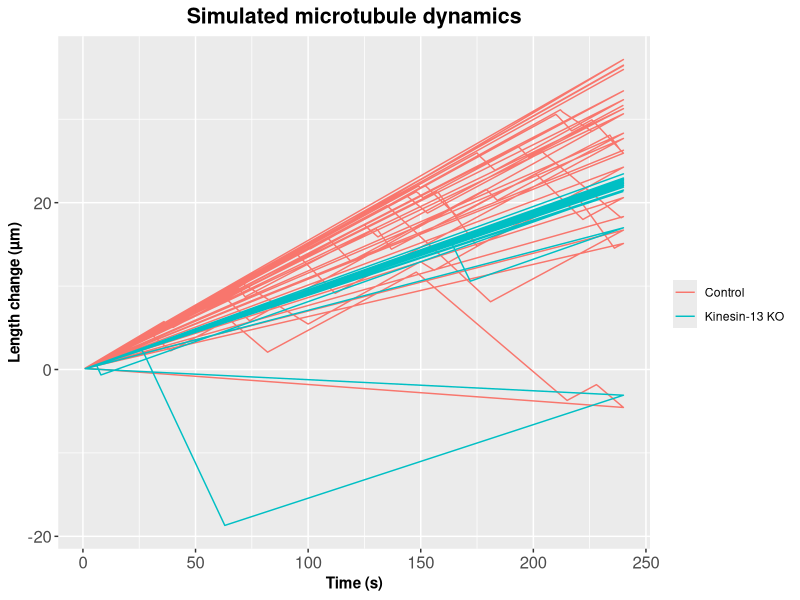
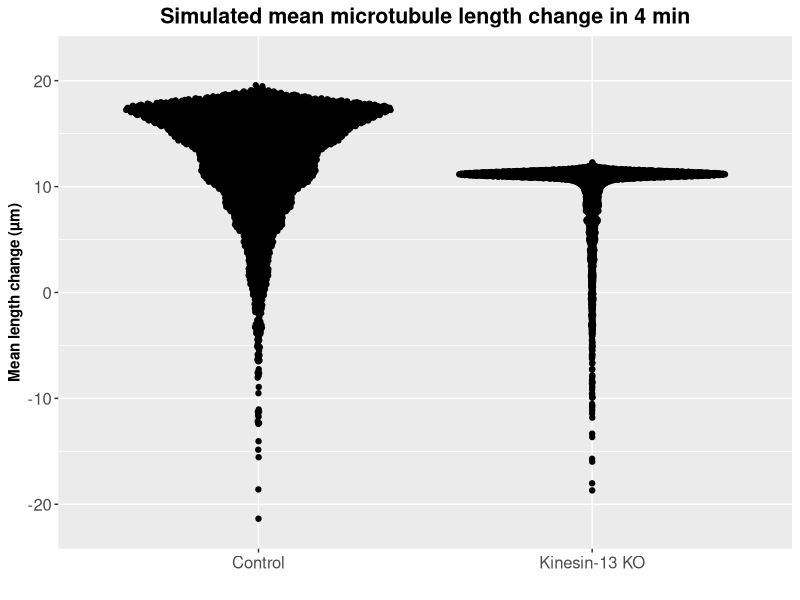
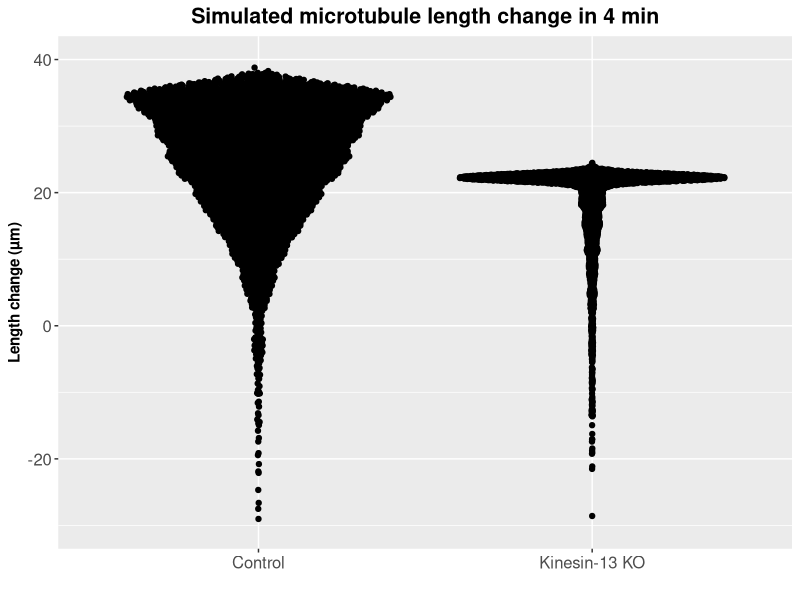
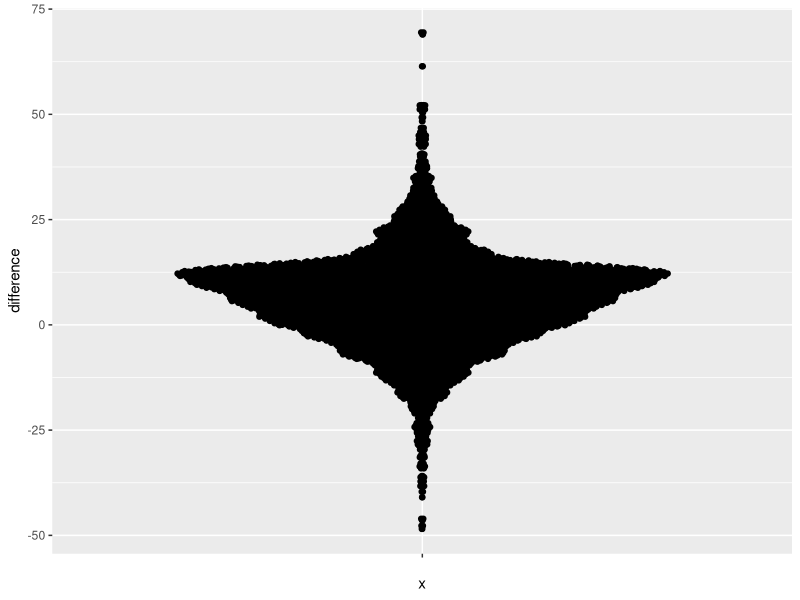
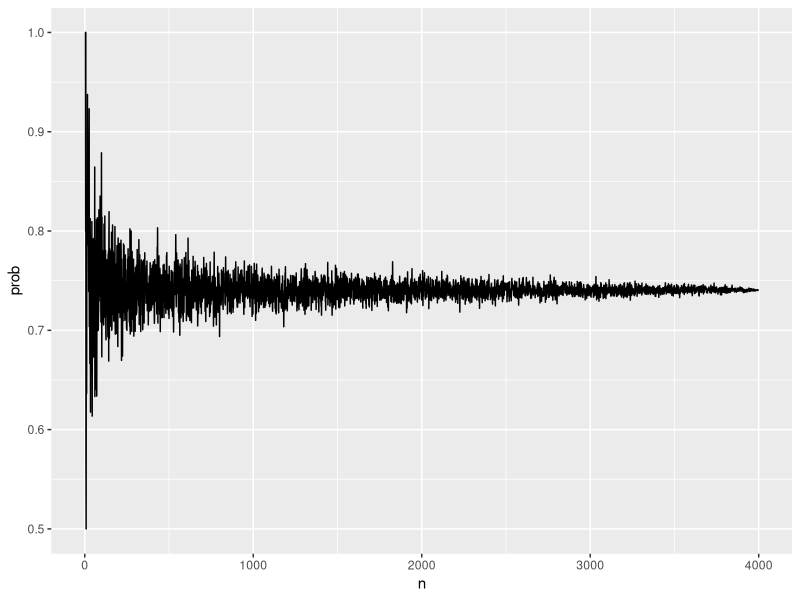
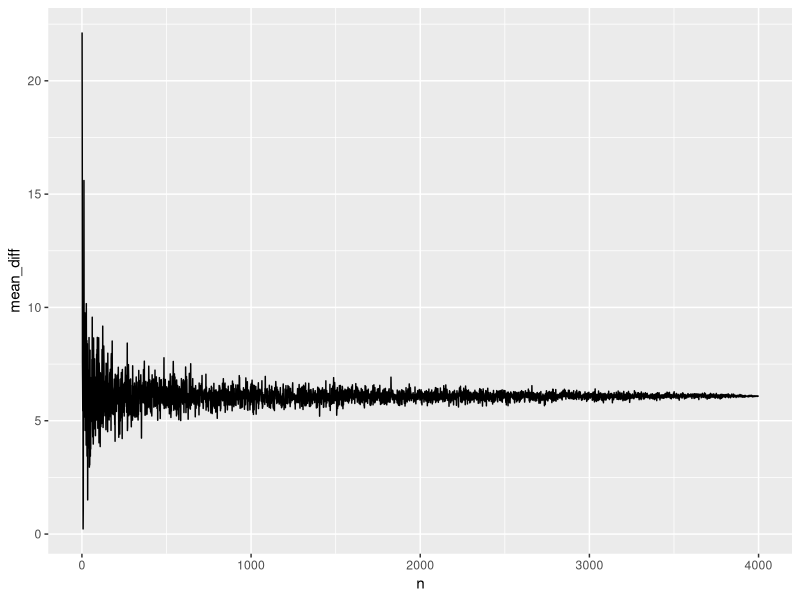

These figures' R source, in order:
## ---- chunk 1
library(tidyverse)
## ---- chunk 2

rlnorm2 <- function(n=1, mean, sd) {
  sdlog <- sqrt(log((sd/mean)^2 + 1))
  meanlog <- log(mean) - (sdlog^2) / 2
  rlnorm(n, meanlog = meanlog, sdlog = sdlog)
}
## ---- chunk 3
growth_rate <- function(mean, sd){
  rlnorm2(n=1, mean, sd)
  }# µm/sec
shrinkage_rate <- function(mean, sd){
  rlnorm2(n=1, mean, sd)
  }# µm/sec
## ---- chunk 4
make_instability <- function(time,
                             catastrophe_freq, 
                             rescue_freq,
                             mean_gr, sd_gr,
                             mean_sr, sd_sr){
  
  l <- list(
    time_s = 1:time,
    state = rep(NA, time),
    velocity = rep(NA, time)
    )
  
  
  ## Make random numbers for growth and shrinkage rate
  gr_init <- growth_rate(mean = mean_gr, sd = sd_gr)
  sr_init <- shrinkage_rate(mean = mean_sr, sd = sd_sr)
  
  # Start with growth
  l$state[[1]] <- "growth"
  l$velocity[[1]] <- gr_init
  
  
  
  for (i in 2:time){
  
    gr <- gr_init
    sr <- sr_init
    
    if (l$state[[i-1]] == "growth") {
      
      l$state[[i]] <- sample(x = c("growth", "shrinkage"), 
                           size = 1, 
                           replace= TRUE, 
                           prob = c(1-catastrophe_freq, catastrophe_freq)
                           )
      # Make a new random number when the phase (shrinkage to growth) is changed.
      sr <- shrinkage_rate(mean = mean_sr, sd = sd_sr) 
      l$velocity[[i]] <- ifelse(l$state[[i]] == "growth", gr, -sr)
      
    }else{
    
      l$state[[i]] <- sample(x = c("growth", "shrinkage"), 
                         size = 1,
                         replace = TRUE,
                         prob = c(rescue_freq, 1-rescue_freq)
                         )
      # Make a new random number when the phase (shrinkage to growth) is changed.
      gr <- growth_rate(mean = mean_gr, sd = sd_gr)
      l$velocity[[i]] <- ifelse(l$state[[i]] == "growth", gr, -sr)
    }
  }
  return(as_tibble(l))
}
## ---- chunk 5
sim_nMT <- function(group_name = group_name,
                    time,
                    cat_freq,
                    res_freq,
                    mean_gr, sd_gr,
                    mean_sr, sd_sr){
    
  make_instability(
                 time = time,
                 catastrophe_freq = cat_freq,
                 rescue_freq = res_freq,
                 mean_gr = mean_gr, sd_gr = sd_gr,
                 mean_sr = mean_sr, sd_sr = sd_sr
                 ) %>% 
    mutate(
      group = group_name,
      length = accumulate(.$velocity, .f = `+`)
      )
}
## ---- chunk 6
param <- tibble(
  group_name = c("Control", "Kinesin-13 KO"),
  time = rep(240, length(group_name)), # time duration 240 s, 4 min
  cat_freq = c(0.00932, 0.00223),
  res_freq = c(0.071, 0.071),
  mean_gr = c(0.147, 0.093),
  sd_gr =  c(0.005, 0.002),
  mean_sr = c(0.2450027, 0.4287589),
  sd_sr = c(0.05928394, 0.10739238)
  )
## ---- chunk 7
MT_track <-function(data, nMT){
  map(1:nMT, 
      ~data %>% 
        pmap(sim_nMT) %>% 
        map_dfr(bind_rows) %>% 
        mutate(MT_id = ..1)
      ) %>% 
    map_dfr(bind_rows)
}
## ---- chunk 8
set.seed(123)
g <- 
  MT_track(data = param, nMT = 20) %>% 
  ggplot(aes(x = time_s, y = length, color = group)) + 
  geom_path()+
  theme(axis.text=element_text(size=12)) + 
  labs(x = "Time (s)", y = "Length change (µm)", color = "") + 
  ggtitle("Simulated microtubule dynamics")+
  theme(axis.title.x=element_text(lineheight=.9,family="Helvetica",face="bold"),
        axis.title.y=element_text(lineheight=.9,family="Helvetica",face="bold"),
        plot.title=element_text(size=rel(1.4), lineheight=.9,family="Helvetica",face="bold", 
                                hjust = 0.5))


g
## ---- chunk 9
set.seed(123)
df <- 
  MT_track(data = param, nMT = 4000) %>%
  group_by(group, MT_id) %>% 
  summarise(mean_length = mean(length),
            final_length = last(length))
## ---- chunk 10
df %>% 
  group_by(group) %>% 
  summarise(
    mean_mean_length = mean(mean_length),
    mean_final_length = mean(final_length)
            )
## ---- chunk 11
df %>% 
  ggplot(aes(x = group,  y = mean_length)) + 
  ggbeeswarm::geom_quasirandom() + 
  theme(axis.text=element_text(size=12)) + 
  labs(x = "", y = "Mean length change (µm)", color = "") + 
  ggtitle("Simulated mean microtubule length change in 4 min")+
  theme(axis.title.x=element_text(lineheight=.9,family="Helvetica",face="bold"),
        axis.title.y=element_text(lineheight=.9,family="Helvetica",face="bold"),
        plot.title=element_text(size=rel(1.4), lineheight=.9,family="Helvetica",face="bold", 
                                hjust = 0.5)) + 
  ylim(c(-22, 22)) # removed 3 outliers in 4000 to make it easy to see
## ---- chunk 12
df %>% 
  ggplot(aes(x = group,  y = final_length)) + 
  ggbeeswarm::geom_quasirandom()+
  labs(x = "", y = "Length change (µm)", color = "") + 
  ggtitle("Simulated microtubule length change in 4 min")+
  theme(axis.text=element_text(size=12)) + 
  theme(axis.title.x=element_text(lineheight=.9,family="Helvetica",face="bold"),
        axis.title.y=element_text(lineheight=.9,family="Helvetica",face="bold"),
        plot.title=element_text(size=rel(1.4), lineheight=.9,family="Helvetica",face="bold", 
                                hjust = 0.5)) + 
  ylim(c(-30, 40)) # removed 6 outliers in 4000 to make it easy to see
## ---- chunk 13
df_spread <- 
  df %>%
  select(-mean_length) %>% 
  spread(key = group, 
         value = final_length) %>% 
  mutate(bool = Control >`Kinesin-13 KO`,
         difference = Control-`Kinesin-13 KO`)
## ---- chunk 14
df_spread %>%
  gather(key = group, value = len, Control, `Kinesin-13 KO`) %>% 
  ggplot(aes(x = "", y = difference))+
  ggbeeswarm::geom_quasirandom()
## ---- chunk 15
df_spread %>%
  summarise(prob = mean(bool), mean_diff = mean(difference))
## ---- chunk 16
sampling_test <- function(size, df){
  sample_n(df, size = size, replace = FALSE) %>% 
    summarise_at(vars(bool, difference), mean) %>% 
    rename(prob = bool, mean_diff = difference) %>% 
    mutate(n = size)
}
## ---- chunk 17
n <- df_spread %>% nrow()
set.seed(123)
sampling_df <- 
  map_df(1:n, 
       ~sampling_test(..1, df = df_spread))
## ---- chunk 18
# Probability
sampling_df %>% 
  ggplot(aes(x = n, y = prob)) + 
  geom_path()
## ---- chunk 19
# Differnce
sampling_df %>% 
  ggplot(aes(x = n, y = mean_diff)) + 
  geom_path()
